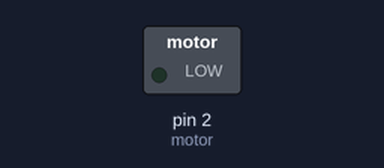
Recording of a sketch running on a simulated Arduino Uno, built with avr-gcc and run on an emulated ATmega328P. Shown: switched loads named in the sketch (green lamp = pin HIGH).

Above: at 2.0 s.
At 4.5 s:
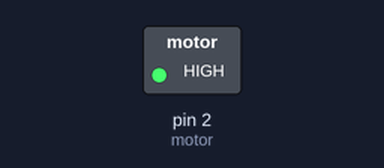
Timing chart, 0 to 10.4 s (numbered marks = the images above):
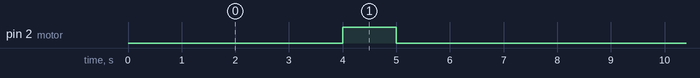

The sketch:

Ejercicio09.ino
```cpp
const byte motor=2;

void setup(){
  pinMode(motor,OUTPUT);
}

void loop(){
  analogWrite(motor,0);
  delay(3000);
  analogWrite(motor,127);
  delay(1000);
  analogWrite(motor,255);
  delay(1000);
  analogWrite(motor,63);
  delay(3000);

}
```

Measured:
- by itself, pin 2 (motor): alternates HIGH for 1.0 s and LOW for 7.0 s
